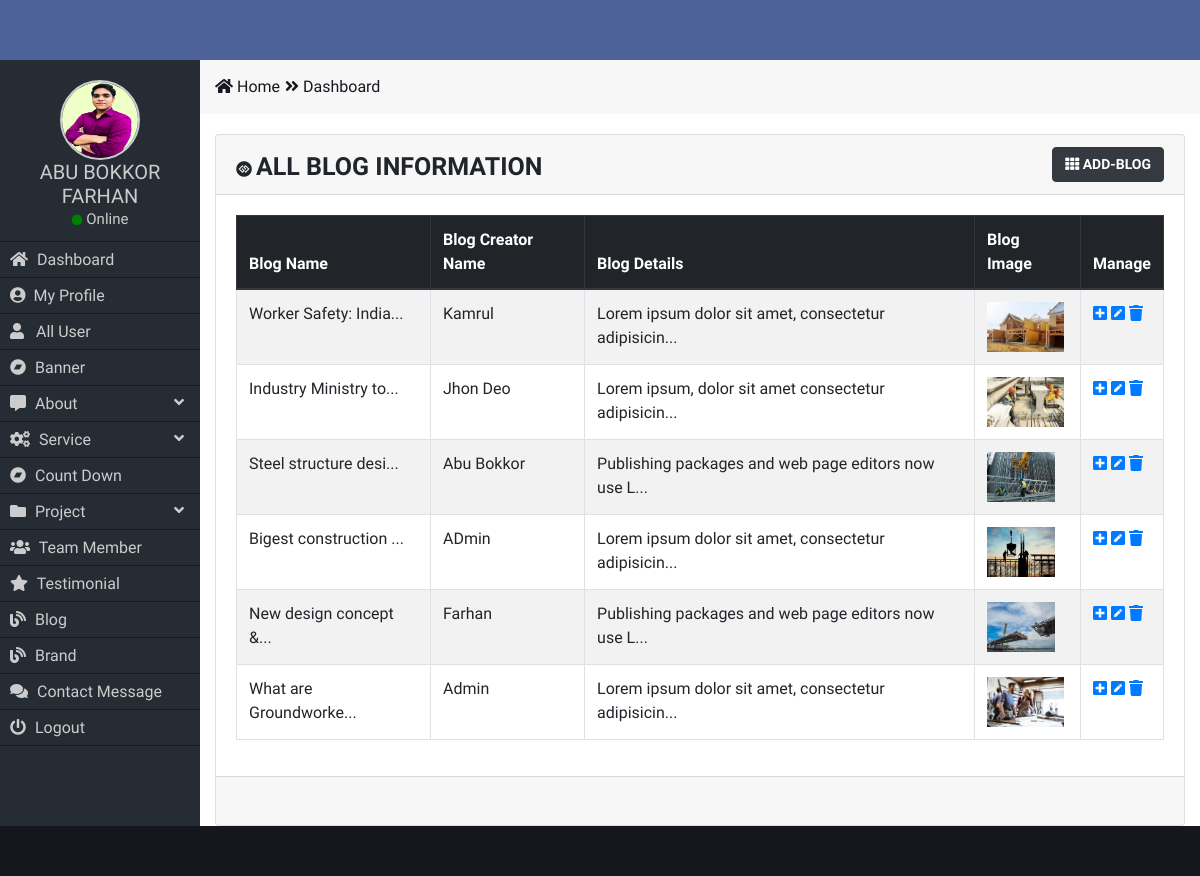
The page /dashboard/all-blog.php (signed in) on the database its author committed.
### tables this page shows
CREATE TABLE `blog` (
  `blog_id` int(11) NOT NULL,
  `blog_name` varchar(150) NOT NULL,
  `blog_details` text NOT NULL,
  `blog_creator_name` varchar(60) NOT NULL,
  `blog_date` varchar(15) NOT NULL,
  `blog_img` varchar(80) NOT NULL
);

### dashboard/functions/function.php (called while the page is built, shortened)
<?php session_start();
function get_header(){
  require_once('includes/header.php');
}
function get_sidebar(){
  require_once("includes/sidebar.php");
}
function get_footer(){
  require_once("includes/footer.php");
}
 ?>

### dashboard/all-blog.php (the view, shortened to what this page needs)
<?php
require_once('functions/function.php');
if($_SESSION['user_role_id']!=5 ){
get_header();
get_sidebar();
 ?>
							<div class="main_content_part">
								<div class="card text-center">
									<div class="card-header">
										<div class="row">
											<div class="col-md-8">
												<div class="card_header_title text-left">
													<i class="fab fa-gg-circle"></i>
													<h5 class="d-inline-block">ALL BLOG INFORMATION</h5>
												</div>
											</div>
											<div class="col-md-4 text-right">
												<a href="add-blog.php" class="btn text-white btn-dark"><i class="fas fa-th "></i> ADD-BLOG</a>
											</div>
										</div>
									</div>
									<div class="card-body">
										<div class="row">
											<div class="col-md-12">
												<table class="table table-hover table-bordered table-striped table_data text-left">
													<thead class="thead-dark">
														<tr>
															<th scope="col">Blog Name</th>
															<th scope="col">Blog Creator Name</th>
															<th scope="col">Blog Details</th>
                              <th scope="col">Blog Image</th>
															<th scope="col">Manage</th>
														</tr>
													</thead>
													<tbody>
                            <?php
                              $sel_blog="SELECT * FROM blog ORDER BY blog_id DESC";
                              $Q_blog=mysqli_query($conn,$sel_blog);
                              while($blog=mysqli_fetch_assoc($Q_blog)){
                             ?>
														<tr>
															<td><?=substr($blog['blog_name'],0,20)?>...</td>
															<td><?=$blog['blog_creator_name']?></td>
															<td><?=substr($blog['blog_details'],0,50)?>...</td>
                              <td> <img src="uploads/<?= $blog["blog_img"] ?>" alt="" class="image-thumbnail" style="max-height:50px;"> </td>
															<td>
																<a href="view-blog.php?blv=<?=$blog['blog_id']?>"><i class="fas fa-plus-square "></i></a>
																<a href="edit-blog.php?ble=<?=$blog['blog_id']?>"><i class="fas fa-pen-square"></i></a>
																<a href="delete-blog.php?bld=<?=$blog['blog_id']?>"><i class="fas fa-trash "></i></a>
															</td>
														</tr>
                            <?Php } ?>
													</tbody>
												</table>
											</div>
										</div>
									</div>
									<div class="card-footer text-muted">
									</div>
								</div>
							</div>
<?php
get_footer();
}else {
  header('Location:index.php');
}
?>

### dashboard/includes/header.php (shortened to what this page needs)
<!doctype html>
<html lang="en">
<head>
	<link rel="stylesheet" href="css/bootstrap.min.css">
	<link rel="stylesheet" href="css/all.min.css">
	<link rel="stylesheet" href="https://code.jquery.com/ui/1.12.1/themes/base/jquery-ui.css">
	<link rel="stylesheet" href="css/style.css">
</head>
<body>
	<header>
		<div class="container-fluid header_full">
		</div>
	</header>

### dashboard/includes/sidebar.php (shortened to what this page needs)
<section>
  <div class="container-fluid content_part bg-white">
    <div class="row">
      <div class="col-md-2 sidebar_part">
        <div class="user_part text-center">
          <?php if($_SESSION['user_img']!=''){ ?>
          <img src="uploads/<?=$_SESSION['user_img']?>" alt="profile" class="img-fluid">
        <?php }else{ ?>
          <img src="images/profile.png" alt="profile" class="img-fluid">
        <?php } ?>
          <h5><?= $_SESSION['user_name']?></h5>
          <p><i class="fas fa-circle"></i> Online</p>
        </div>
        <div class="menu_bar">
          <ul>
            <li><a href="index.php"><i class="fas fa-home"></i> Dashboard</a></li>
            <li><a href="view-user.php?v=<?=$_SESSION['user_id']?>"><i class="fas fa-user-circle pr-2"></i>My Profile</a></li>
            <?php if($_SESSION['user_role_id']==1 || $_SESSION['user_role_id']==2){ ?>
            <li><a href="all-user.php"><i class="fas fa-user pr-2 mr-1"></i>All User </a></li>
          <?php }
                if($_SESSION['user_role_id']!=5){
          ?>
            <li><a href="all-banner.php"><i class="fab fa-bandcamp"></i> Banner</a></li>
            <li id="about_hvr"><a href="javaScript:void(0)" ><i class="fas fa-comment-alt"></i> About <i class="fas fa-angle-down float-right p-2 pr-3"></i></a>
            </li>
            <li id="service_hvr"><a href="javaScript:void(0)" ><i class="fas fa-cogs"></i> Service <i class="fas fa-angle-down float-right p-2 pr-3"></i></a>
            </li>
            <li><a href="all-count-down.php"><i class="fab fa-bandcamp"></i> Count Down</a></li>
            <li id="project_hvr"><a href="javaScript:void(0)" ><i class="fas fa-folder"></i> Project <i class="fas fa-angle-down float-right p-2 pr-3"></i></a>
            </li>
              <li><a href="all-team-member.php"><i class="fas fa-users"></i> Team Member</a></li>
              <li><a href="all-testimonial.php"><i class="fas fa-star"></i> Testimonial</a></li>
              <li><a href="all-blog.php"><i class="fas fa-blog"></i> Blog</a></li>
              <li><a href="all-brand.php"><i class="fas fa-blog"></i> Brand</a></li>
          <?php } ?>
            <?php if($_SESSION['user_role_id']==1 || $_SESSION['user_role_id']==2){ ?>
            <li><a href="all-message.php"><i class="fas fa-comments"></i> Contact Message </a></li>
          <?php } ?>
            <li><a href="logout.php"><i class="fas fa-power-off"></i> Logout</a></li>
          </ul>
        </div>
      </div>
      <div class="col-md-10">
        <div class="row bread_cum">
          <div class=" col-12 bread_menu">
            <ul>
              <li><a href=""><i class="fas fa-home"></i> Home</a></li>
              <li><a href=""><i class="fas fa-angle-double-right"></i> Dashboard</a></li>
            </ul>
          </div>
        </div>
        <div class="row">
          <div class="col-12">

### dashboard/includes/footer.php (shortened to what this page needs)
</div>
</div>
</div>
</div>
</div>
</section>
<footer class="footer_part">
</footer>
</body></html>

### dashboard/css/style.css (style rules this page uses)
* { margin: 0; padding: 0; outline: 0; }
body { overflow-x: hidden; font-family: "Rajdhani", sans-serif; }
a, a:hover { text-decoration: none; }
ul, ol { list-style-type: none; }
img { vertical-align: middle; }
a, p, h1, h2, h3, h4, h5, h6, ol, ul, span { padding: 0; margin: 0; }
.header_full { padding: 30px 0; background: #4D6299; }
.sidebar_part { background: #252c34; color: #ccc; min-height: 600px; }
.user_part { padding: 20px 0 10px; margin: 0 -15px; border-bottom: 1px solid #17181F; }
.user_part img { height: 80px; width: 80px; border: 2px solid #ccc; border-radius: 50%; }
.user_part p { font-size: 15px; font-weight: 500; }
.user_part p i { color: green; font-size: 11px; }
.menu_bar { margin: 0 -15px; }
.menu_bar ul li a { color: #ccc; font-size: 16px; line-height: 35px; display: block; border-bottom: 1px solid #17181F; padding-left: 10px; -webkit-transition: all linear .4s; transition: all linear .4s; }
.menu_bar ul li a i { padding-right: 5px; }
.bread_cum { padding: 15px 0; background: #f7f7f7; }
.bread_cum ul li { float: left; padding-right: 5px; }
.bread_cum ul li a { color: #17181F; font-size: 16px; display: inline-block; -webkit-transition: all linear .3s; transition: all linear .3s; }
.main_content_part { margin-top: 20px; }
.card_header_title h5 { font-weight: bold; font-size: 25px; text-transform: uppercase; padding-top: 5px; }
.card-header a { font-size: 14px; font-weight: bold; }
.footer_part { padding: 25px; background: #16171D; ; }

### rows shown on the page
blog: blog_name "Worker Safety: India", blog_creator_name "Kamrul", blog_details "Lorem ipsum dolor sit amet, consectetur adipisicin", blog_img (picture)
blog: blog_name "Industry Ministry to", blog_creator_name "Jhon Deo", blog_details "Lorem ipsum, dolor sit amet consectetur adipisicin", blog_img (picture)
blog: blog_name "Steel structure desi", blog_creator_name "Abu Bokkor", blog_details "Publishing packages and web page editors now use L", blog_img (picture)
blog: blog_name "Bigest construction", blog_creator_name "ADmin", blog_details "Lorem ipsum dolor sit amet, consectetur adipisicin", blog_img (picture)
blog: blog_name "New design concept &", blog_creator_name "Farhan", blog_details "Publishing packages and web page editors now use L", blog_img (picture)
blog: blog_name "What are Groundworke", blog_creator_name "Admin", blog_details "Lorem ipsum dolor sit amet, consectetur adipisicin", blog_img (picture)

### other values the page prints
$_SESSION['user_name'] "ABU BOKKOR FARHAN"
